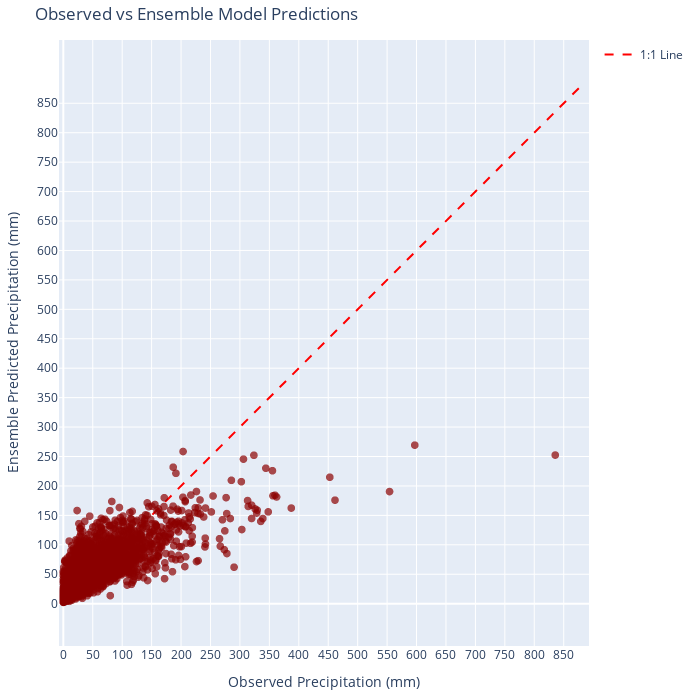

Here is the notebook cell this chart was saved with:
### Markdown cell above
### Scatter Plot: Observed vs Ensemble

### Code cell
# Scatter plot for ensemble model
ensemble_data = selected_data[[observed_col, 'Ensemble_Weighted']].dropna()

fig = px.scatter(
    ensemble_data,
    x=observed_col,
    y='Ensemble_Weighted',
    labels={
        observed_col: "Observed Precipitation (mm)",
        "Ensemble_Weighted": "Ensemble Predicted Precipitation (mm)"
    },
    opacity=0.7,
    color_discrete_sequence=["darkred"],
)

fig.update_traces(marker=dict(size=8))

max_limit = max(ensemble_data[observed_col].max(),
                ensemble_data['Ensemble_Weighted'].max()) + 50

tick_vals = np.arange(0, max_limit + 1, 50)

fig.update_layout(
    xaxis=dict(range=[0, max_limit], tickvals=tick_vals),
    yaxis=dict(range=[0, max_limit], tickvals=tick_vals),
    width=700,
    height=700,
    title="Observed vs Ensemble Model Predictions",
    margin=dict(l=20, r=20, t=40, b=20),
)
fig.update_yaxes(scaleanchor="x", scaleratio=1)

# Add 1:1 line
fig.add_trace(go.Scatter(
    x=[0, max_limit],
    y=[0, max_limit],
    mode="lines",
    line=dict(color="red", dash="dash"),
    name="1:1 Line",
    showlegend=True
))

fig.show()

### Figure 1 — Plotly figure (JSON) as saved in the notebook; plotly's stock layout.template omitted (floating-point values rounded to 4 significant figures; data arrays with more than 128 entries replaced by an {"elided": "..."} marker saying what was removed)
{"data": [{"hovertemplate": "Observed Precipitation (mm)=%{x}<br>Ensemble Predicted Precipitation (mm)=%{y}<extra></extra>", "legendgroup": "", "marker": {"color": "darkred", "opacity": 0.7, "size": 8, "symbol": "circle"}, "mode": "markers", "name": "", "showlegend": false, "type": "scattergl", "x": {"elided": "2564 float values"}, "xaxis": "x", "y": {"elided": "2564 float values"}, "yaxis": "y"}, {"line": {"color": "red", "dash": "dash"}, "mode": "lines", "name": "1:1 Line", "showlegend": true, "type": "scatter", "x": [0, 885.6], "y": [0, 885.6]}], "layout": {"height": 700, "legend": {"tracegroupgap": 0}, "margin": {"b": 20, "l": 20, "r": 20, "t": 40}, "title": {"text": "Observed vs Ensemble Model Predictions"}, "width": 700, "xaxis": {"anchor": "y", "domain": [0, 1], "range": [0, 885.6], "tickvals": [0.0, 50.0, 100.0, 150.0, 200.0, 250.0, 300.0, 350.0, 400.0, 450.0, 500.0, 550.0, 600.0, 650.0, 700.0, 750.0, 800.0, 850.0], "title": {"text": "Observed Precipitation (mm)"}}, "yaxis": {"anchor": "x", "domain": [0, 1], "range": [0, 885.6], "scaleanchor": "x", "scaleratio": 1, "tickvals": [0.0, 50.0, 100.0, 150.0, 200.0, 250.0, 300.0, 350.0, 400.0, 450.0, 500.0, 550.0, 600.0, 650.0, 700.0, 750.0, 800.0, 850.0], "title": {"text": "Ensemble Predicted Precipitation (mm)"}}}}
